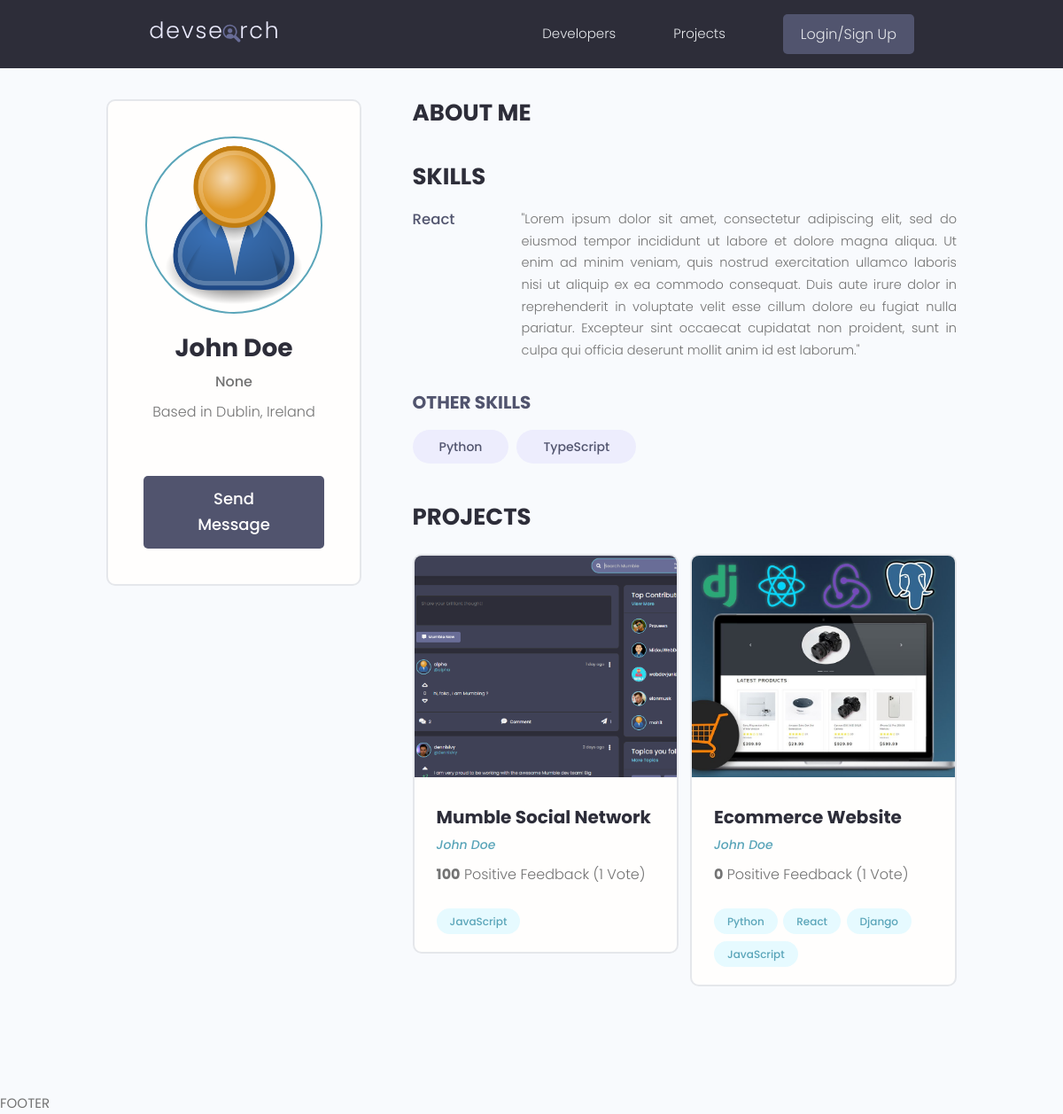
The page /profile/1b6fac34-2c39-4555-88ee-6c1e4be1073c/ on the database its author committed.
### users/models.py (models this page shows, shortened)
class Profile(models.Model):
  user = models.OneToOneField(User, on_delete=models.CASCADE, null=True, blank=True)
  name = models.CharField(max_length=200, blank=True, null=True)
  email = models.EmailField(max_length=500, blank=True, null=True)
  username = models.CharField(max_length=200, blank=True, null=True)
  location = models.CharField(max_length=200, blank=True, null=True)
  short_intro = models.CharField(max_length=500, blank=True, null=True)
  bio = models.TextField(blank=True, null=True)
  profile_image = models.ImageField(null=True, blank=True, upload_to='profiles/', default="profiles/user-default.png")
  social_github = models.CharField(max_length=500, null=True, blank=True)
  social_twitter = models.CharField(max_length=500, null=True, blank=True)
  social_linkedin = models.CharField(max_length=500, null=True, blank=True)
  social_youtube = models.CharField(max_length=500, null=True, blank=True)
  social_website = models.CharField(max_length=500, null=True, blank=True)
  created = models.DateTimeField(auto_now_add=True)
  id = models.UUIDField(default=uuid.uuid4, unique=True, primary_key=True, editable=False)

class Skill(models.Model):
  owner = models.ForeignKey(Profile, on_delete=models.CASCADE, null=True, blank=True)
  name = models.CharField(max_length=500, null=True, blank=True)
  description = models.TextField(null=True, blank=True)
  created = models.DateTimeField(auto_now_add=True)
  id = models.UUIDField(default=uuid.uuid4, unique=True, primary_key=True, editable=False)

### projects/models.py (models this page shows, shortened)
class Project(models.Model):
    owner = models.ForeignKey(Profile, null=True, blank=True, on_delete=models.SET_NULL)
    title = models.CharField(max_length=200)
    description = models.TextField(null=True, blank=True)
    featured_image = models.ImageField(null=True, blank=True, default="default.jpg")
    demo_link = models.CharField(max_length=2000, null=True, blank=True)
    source_link = models.CharField(max_length=2000, null=True, blank=True)
    tags = models.ManyToManyField('Tag', blank=True)
    vote_total = models.IntegerField(default=0, null=True, blank=True)
    vote_ratio = models.IntegerField(default=0, null=True, blank=True)
    created = models.DateTimeField(auto_now_add=True)
    id = models.UUIDField(default=uuid.uuid4, unique=True, primary_key=True, editable=False)
    class Meta:
        ordering = ['-vote_ratio', '-vote_total', 'title']

class Tag(models.Model):
    name = models.CharField(max_length=200)
    created = models.DateTimeField(auto_now_add=True)
    id = models.UUIDField(default=uuid.uuid4, unique=True, primary_key=True, editable=False)

### users/views.py (the view)
# urls.py: path('profile/<str:pk>/', views.userProfile, name="user-profile"),
def userProfile(request, pk):
  profile = Profile.objects.get(id=pk)
  topSkills = profile.skill_set.exclude(description__exact="")
  otherSkills = profile.skill_set.filter(description="")
  context = {
    'profile': profile,
    'topSkills': topSkills,
    'otherSkills': otherSkills,
    }
  return render(request, 'users/user-profile.html', context)

### users/templates/users/user-profile.html (shortened to what this page needs)
{% extends 'main.html' %}
{% block content %}
  <main class="profile my-md">
    <div class="container">
      <div class="layout">
        <div class="column column--1of3">
          <div class="card text-center">
            <div class="card__body dev">
              <img class="avatar avatar--xl" src="{{ profile.profile_image.url }}" />
              <h2 class="dev__name">{{ profile.name }}</h2>
              <p class="dev__title">{{ profile.short_intro|slice:"50" }}</p>
              <p class="dev__location">Based in {{ profile.location }} {{ profile.randomMessage }}</p>
              {% if request.user.profile.id != profile.id %}
                <a href="{% url 'create-message' profile.id %}" class="btn btn--sub btn--lg">Send Message</a>
              {% endif %}
            </div>
          </div>
        </div>
        <div class="column column--2of3">
          <div class="devInfo">
            <h3 class="devInfo__title">About Me</h3>
          </div>
          <div class="devInfo">
            <h3 class="devInfo__title">Skills</h3>
            <div class="devInfo__skills">
              {% for skill in topSkills %}
                <div class="devSkill">
                  <h4 class="devSkill__title">{{skill.name}}</h4>
                  <p class="devSkill__info">
                    {{skill.description}}
                  </p>
                </div>
              {% endfor %}
              <h3 class="devInfo__subtitle">Other Skills</h3>
              <div class="devInfo__otherSkills">
                {% for skill in otherSkills %}
                <span class="tag tag--pill tag--sub tag--lg">
                  <small>{{skill.name}}</small>
                </span>
                {% endfor %}
              </div>
            </div>
          </div>
          <div class="devInfo">
            <h3 class="devInfo__title">Projects</h3>
            <div class="grid grid--two">
              {% for project in profile.project_set.all %}
              <div class="column">
                <div class="card project">
                  <a href="{% url 'project' project.id %}" class="project">
                    <img class="project__thumbnail" src="{{project.featured_image.url}}" alt="project thumbnail" />
                    <div class="card__body">
                      <h3 class="project__title">{{project.title}}</h3>
                      <p><a class="project__author" href="{% url 'user-profile' project.owner.id %}">{{project.owner.name}}</a></p>
                      <p class="project--rating">
                        <span style="font-weight: bold;">{{project.vote_ratio}}</span> Positive
                        Feedback ({{project.vote_total}} Vote{{project.vote_total|pluralize:"s"}})
                      </p>
                      <div class="project__tags">
                        {% for tag in project.tags.all %}
                          <span class="tag tag--pill tag--main">
                            <small>{{tag.name}}</small>
                          </span>
                        {% endfor %}
                      </div>
                    </div>
                  </a>
                </div>
              </div>
              {% endfor %}
            </div>
          </div>
        </div>
      </div>
    </div>
  </main>
{% endblock content %}

### static/styles/app.css (style rules this page uses)
:root { --color-sub: #2d2d39; }
.btn--sub { background-color: var(--color-sub-light); }
.card { border: 2px solid var(--color-light); }
img { width: 100%; }
.profile .card > .dev { padding: 4rem; }
.dev__name { color: var(--color-sub); font-size: 2.8rem; font-weight: 700; margin-top: 1rem; margin-bottom: 0.5rem; }
.dev__title { font-size: 1.6rem; font-weight: 500; line-height: 1.3; }
.dev__location { margin-top: 1rem; }
.devInfo { margin-bottom: 3rem; }
.devInfo__title, .devInfo__subtitle { font-size: 2.6rem; color: var(--color-sub); text-transform: uppercase; font-weight: 700; margin-bottom: 1.5rem; }
.devInfo__subtitle { font-size: 2rem; color: var(--color-sub-light); }
.devInfo__about, .devSkill__info { font-size: 1.45rem; line-height: 1.7; text-align: justify; }
.devSkill { margin-bottom: 3rem; }
.devSkill__title { font-size: 1.65rem; font-weight: 500; color: var(--color-sub-light); }
@media screen and (min-width: 700px) { .devSkill { display: flex; justify-content: space-between; gap: 3rem; } }
@media screen and (min-width: 700px) { .devSkill__info { flex-basis: 80%; } }
.project__author { font-size: 1.4rem; font-style: italic; }
.project--rating { margin-bottom: 1.6em; margin-top: .5em; }
.project__thumbnail { height: 25rem; object-fit: cover; object-position: top center; }
.project__title { font-size: 2rem; font-weight: 700; color: var(--color-sub); }

### static/uikit/styles/modules/_variables.css (style rules this page uses)
:root { --color-main: #5aa5b9; --color-main-light: #e6faff; --color-sub: #3f4156; --color-sub-light: #51546e; --color-sub-lighter: #ededfd; --color-text: #737373; --color-gray: #8b8b8b; --color-light: #e5e7eb; --color-light-gray: #767676; --color-bg: #f8fafd; --color-white: #fffefd; --color-white-light: #f3f3f3; --color-success: #359e64; --color-success-bg: #def8e8; --color-error: #fc4b0b; --color-error-bg: #fff2ee; --font-base: 'Poppins', arial, helvetica, 'Segoe UI', roboto, ubuntu, sans-serif; --font-monospace: 'Fira Code', 'Courier New', courier, monospace; --font-regular: 300; --font-medium: 500; --font-bold: 700; --generic-shadow: 1px 1px 5px #00000010; --generic-transition: all 0.3s ease-in-out; }

### static/uikit/styles/modules/_base.css (style rules this page uses)
* { margin: 0; padding: 0; box-sizing: border-box; text-rendering: optimizeLegibility; color: inherit; font-size: inherit; }
html { font-size: 50%; }
@media only screen and (min-width: 480px) { html { font-size: 56.25%; } }
@media only screen and (min-width: 1200px) { html { font-size: 62.5%; } }
body { line-height: 1.6; font-weight: 400; font-size: 1.5rem; color: var(--color-text); background-color: var(--color-bg); min-height: 100vh; }

### static/uikit/styles/modules/_typography.css (style rules this page uses)
* { font-family: var(--font-base); }
h2 { font-size: 3.6rem; font-weight: var(--font-bold); }
h3 { font-size: 3.2rem; font-weight: var(--font-medium); }
h4 { font-size: 2.8rem; font-weight: var(--font-medium); }
p, span, strong { font-size: 1.6rem; color: var(--color-text); font-weight: var(--font-regular); }
a { padding-bottom: 2px; text-decoration: none; display: inline-block; color: var(--color-main); font-weight: var(--font-medium); }

### static/uikit/styles/modules/_utilities.css (style rules this page uses)
.container { width: 92%; max-width: 165rem; margin: 0 auto; box-sizing: border-box; }
@media screen and (min-width: 1000px) { .container { width: 90%; } }
@media screen and (min-width: 1200px) { .container { width: 80%; } }
.text-center { text-align: center; }
.my-md { margin: 3rem auto; }

### static/uikit/styles/modules/_avatar.css (style rules this page uses)
.avatar { border-radius: 50%; border: 2px solid var(--color-main); object-fit: cover; }
.avatar--xl { height: 20rem; width: 20rem; }

### static/uikit/styles/modules/_button.css (style rules this page uses)
.btn { display: inline-block; position: relative; cursor: pointer; background-color: var(--color-light); font-weight: var(--font-medium); color: var(--color-sub); text-decoration: none; padding: 1rem 2rem; border-radius: 0.5rem; border: none; width: -webkit-fit-content; width: -moz-fit-content; width: fit-content; height: -webkit-fit-content; height: -moz-fit-content; height: fit-content; font-size: 1.6rem; outline-width: 0; outline-color: transparent; -webkit-backface-visibility: hidden; backface-visibility: hidden; transition: all 0.3s ease-in-out; }
.btn--sub { background-color: var(--color-sub); color: var(--color-white); }
.btn--lg { font-size: 1.8rem; padding: 1.2rem 4.5rem; }

### static/uikit/styles/modules/_card.css (style rules this page uses)
.card { border-radius: 1rem; background-color: var(--color-white); border: 1.5px solid var(--color-light); width: auto; height: auto; margin-top: 0.5rem; margin-bottom: 0.5rem; overflow: hidden; }
.card__body, .card__header { padding: 2rem 2.5rem; }
.project a { display: block !important; }

### rows shown on the page
Profile: profile_image (placeholder picture), name "John Doe", short_intro "None", location "Dublin, Ireland"
Skill: name "React", description "\"Lorem ipsum dolor sit amet, consectetur adipiscing elit, sed do eiusmod tempor incididunt ut labore et dolore magna aliqua. Ut enim ad minim veniam, quis nostrud exercitation ullamco laboris nisi ut aliquip ex ea commodo consequat. Duis aute irure dolor in reprehenderit in voluptate velit esse cillum dolore eu fugiat nulla pariatur. Excepteur sint occaecat cupidatat non proident, sunt in culpa qui officia deserunt mollit anim id est laborum.\""
Skill: name "Python"
Skill: name "TypeScript"
Project: featured_image (picture), title "Mumble Social Network", owner.name "John Doe", vote_ratio "100", vote_total "1"
Tag: name "JavaScript"
Project: featured_image (picture), title "Ecommerce Website", owner.name "John Doe", vote_ratio "0", vote_total "1"
Tag: name "Python"
Tag: name "React"
Tag: name "Django"
